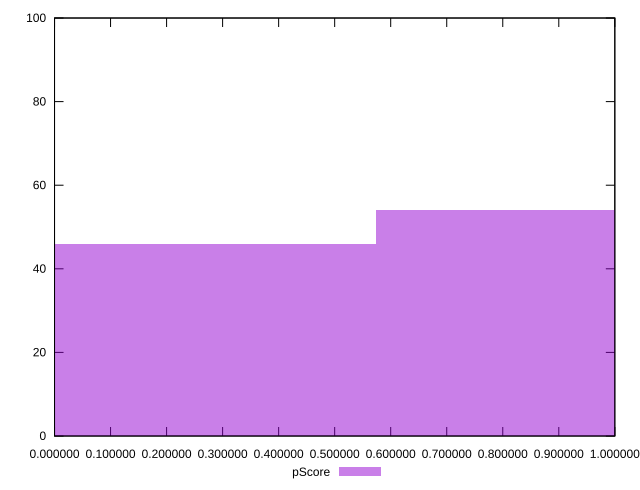

Reproduce this figure in gnuplot.
reset

$pScore <<EOF
1.147627372613553 54
0 46
EOF

set key outside below
set boxwidth 1.147627372613553
set xrange [0.000006556569533355816:0.9999993380488856]
set yrange [0:100]
set trange [0:100]
set style fill transparent solid 0.5 noborder
set terminal svg size 640, 490 enhanced background rgb 'white'
set output "reports/report_00028_2021-02-24T12-49-42.674Z/estimated-input-latency/samples/card/pScore/histogram.svg"

plot $pScore title "pScore" with boxes

reset
